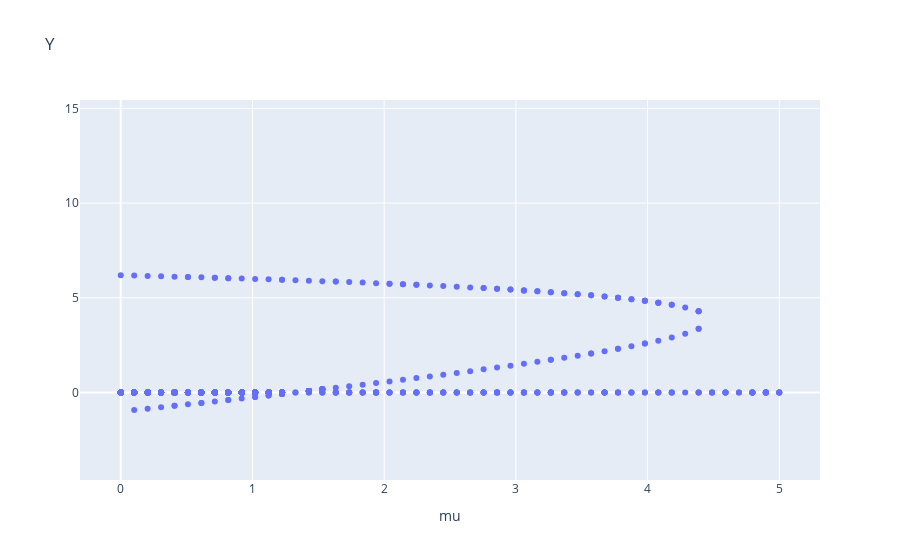

The notebook cell this image was saved under:
### Code cell
xs=[]
ys=[]
bs_bif = []
for curb, sols in list(solutions_by_b.items()):
    for xc,yc in sols:
        if yc!=0:# (σ/δ, 0) - решение, не зависящее от mu
            bs_bif.append(curb)
            xs.append(float(xc.as_real_imag()[0]))
            ys.append(float(yc.as_real_imag()[0]))
            
fig = go.Figure()
fig.add_trace(go.Scatter(x=bs_bif, y=ys, mode='markers', name = "y_real_part"))
# fig.add_trace(go.Scatter(x=mus_for_im, y=y_im_parts, mode='markers', name = "y_im_parts"))
fig.update_layout(title="Y")
# fig.add_trace(go.Scatter(x=mus_for_im, y=y_im_parts, mode='markers', name = "y_im_parts"))

fig.update_layout(xaxis={"title": "mu"})

### Figure 1 — Plotly figure (JSON) as saved in the notebook; plotly's stock layout.template omitted (floating-point values rounded to 4 significant figures; data arrays with more than 128 entries replaced by an {"elided": "..."} marker saying what was removed)
{"data": [{"mode": "markers", "name": "y_real_part", "type": "scatter", "x": {"elided": "1066 float values"}, "y": {"elided": "1066 float values"}}], "layout": {"autosize": true, "title": {"text": "Y"}, "xaxis": {"autorange": true, "range": [-0.3083, 5.308], "showspikes": false, "title": {"text": "mu"}, "type": "linear"}, "yaxis": {"autorange": false, "range": [-4.616, 15.44], "showspikes": false, "type": "linear"}}}
